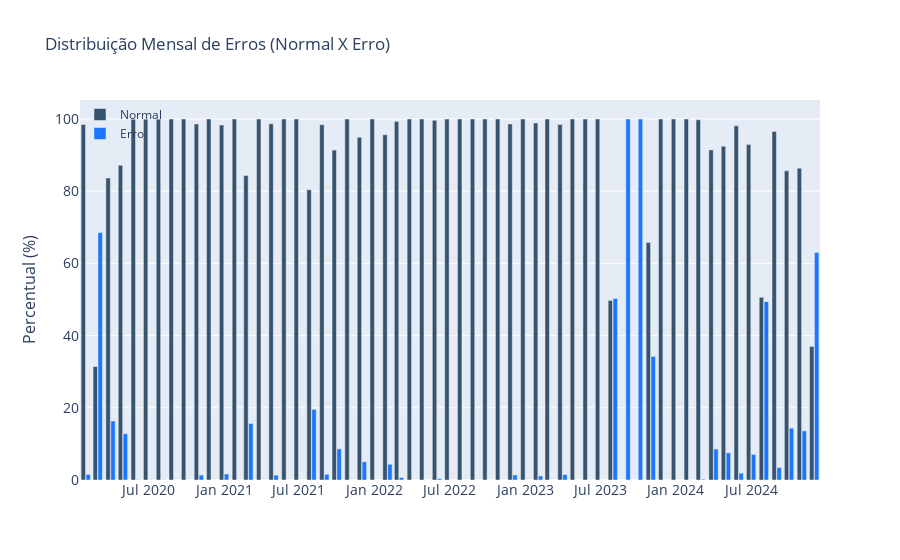

Notebook code for this chart:
### Markdown cell above
## Gráfico Distribuição Mensal de Erros (Normal X Erro)

### Code cell
df_normal['year_month'] = df_normal['year'].astype(str) + '-' + df_normal['month'].astype(str).str.zfill(2)
df_normal['error_type'] = df_normal['error_category'].apply(lambda x: 'Erro' if x != 'Normal' else 'Normal')

# Abertura mensal de erros (contando 'Normal' e 'Erro')
monthly_status_counts = df_normal.groupby(['year_month', 'error_type']).size().unstack(fill_value=0)

# Calcular os percentuais totais de "Normal" e "Erro" por mês
monthly_total = monthly_status_counts.sum(axis=1)
monthly_status_percentages = (monthly_status_counts.div(monthly_total, axis=0) * 100).round(2)

# Agora, calculamos o percentual total de "Normal" e "Erro" ao longo do tempo
total_normal_percentage = monthly_status_percentages['Normal']
total_erro_percentage = monthly_status_percentages['Erro']

fig = go.Figure()

fig.add_trace(go.Bar(
    x=total_normal_percentage.index,
    y=total_normal_percentage,
    name='Normal',
    marker_color='rgb(55, 83, 109)'
))

fig.add_trace(go.Bar(
    x=total_erro_percentage.index,
    y=total_erro_percentage,
    name='Erro',
    marker_color='rgb(26, 118, 255)'
))

fig.update_layout(
    title=dict(text='Distribuição Mensal de Erros (Normal X Erro)'),
    xaxis_tickfont_size=14,
    yaxis=dict(
        title=dict(
            text="Percentual (%)",
            font=dict(
                size=16
            )
        ),
        tickfont_size=14,
    ),
    legend=dict(
        x=0,
        y=1.0,
        bgcolor='rgba(255, 255, 255, 0)',
        bordercolor='rgba(255, 255, 255, 0)'
    ),
    barmode='group',
    bargap=0.15,  
    bargroupgap=0.1  
)

fig.show()

### Figure 1 — Plotly figure (JSON) as saved in the notebook; plotly's stock layout.template omitted (floating-point values rounded to 4 significant figures)
{"data": [{"marker": {"color": "rgb(55, 83, 109)"}, "name": "Normal", "type": "bar", "x": ["2020-02", "2020-03", "2020-04", "2020-05", "2020-06", "2020-07", "2020-08", "2020-09", "2020-10", "2020-11", "2020-12", "2021-01", "2021-02", "2021-03", "2021-04", "2021-05", "2021-06", "2021-07", "2021-08", "2021-09", "2021-10", "2021-11", "2021-12", "2022-01", "2022-02", "2022-03", "2022-04", "2022-05", "2022-06", "2022-07", "2022-08", "2022-09", "2022-10", "2022-11", "2022-12", "2023-01", "2023-02", "2023-03", "2023-04", "2023-05", "2023-06", "2023-07", "2023-08", "2023-09", "2023-10", "2023-11", "2023-12", "2024-01", "2024-02", "2024-03", "2024-04", "2024-05", "2024-06", "2024-07", "2024-08", "2024-09", "2024-10", "2024-11", "2024-12"], "y": [98.47, 31.42, 83.66, 87.19, 99.92, 99.96, 99.95, 100, 100, 98.64, 100, 98.34, 100, 84.34, 100, 98.66, 100, 100, 80.42, 98.43, 91.38, 100, 94.95, 100, 95.64, 99.33, 100, 100, 99.63, 100, 100, 100, 100, 100, 98.62, 100, 98.87, 100, 98.5, 100, 99.98, 100, 49.73, 0, 0, 65.77, 100, 100, 100, 99.8, 91.44, 92.47, 98.1, 92.91, 50.6, 96.57, 85.64, 86.38, 37]}, {"marker": {"color": "rgb(26, 118, 255)"}, "name": "Erro", "type": "bar", "x": ["2020-02", "2020-03", "2020-04", "2020-05", "2020-06", "2020-07", "2020-08", "2020-09", "2020-10", "2020-11", "2020-12", "2021-01", "2021-02", "2021-03", "2021-04", "2021-05", "2021-06", "2021-07", "2021-08", "2021-09", "2021-10", "2021-11", "2021-12", "2022-01", "2022-02", "2022-03", "2022-04", "2022-05", "2022-06", "2022-07", "2022-08", "2022-09", "2022-10", "2022-11", "2022-12", "2023-01", "2023-02", "2023-03", "2023-04", "2023-05", "2023-06", "2023-07", "2023-08", "2023-09", "2023-10", "2023-11", "2023-12", "2024-01", "2024-02", "2024-03", "2024-04", "2024-05", "2024-06", "2024-07", "2024-08", "2024-09", "2024-10", "2024-11", "2024-12"], "y": [1.53, 68.58, 16.34, 12.81, 0.08, 0.04, 0.05, 0, 0, 1.36, 0, 1.66, 0, 15.66, 0, 1.34, 0, 0, 19.58, 1.57, 8.62, 0, 5.05, 0, 4.36, 0.67, 0, 0, 0.37, 0, 0, 0, 0, 0, 1.38, 0, 1.13, 0, 1.5, 0, 0.02, 0, 50.27, 100, 100, 34.23, 0, 0, 0, 0.2, 8.56, 7.53, 1.9, 7.09, 49.4, 3.43, 14.36, 13.62, 63]}], "layout": {"bargap": 0.15, "bargroupgap": 0.1, "barmode": "group", "legend": {"bgcolor": "rgba(255, 255, 255, 0)", "bordercolor": "rgba(255, 255, 255, 0)", "x": 0, "y": 1}, "title": {"text": "Distribuição Mensal de Erros (Normal X Erro)"}, "xaxis": {"tickfont": {"size": 14}}, "yaxis": {"tickfont": {"size": 14}, "title": {"font": {"size": 16}, "text": "Percentual (%)"}}}}
